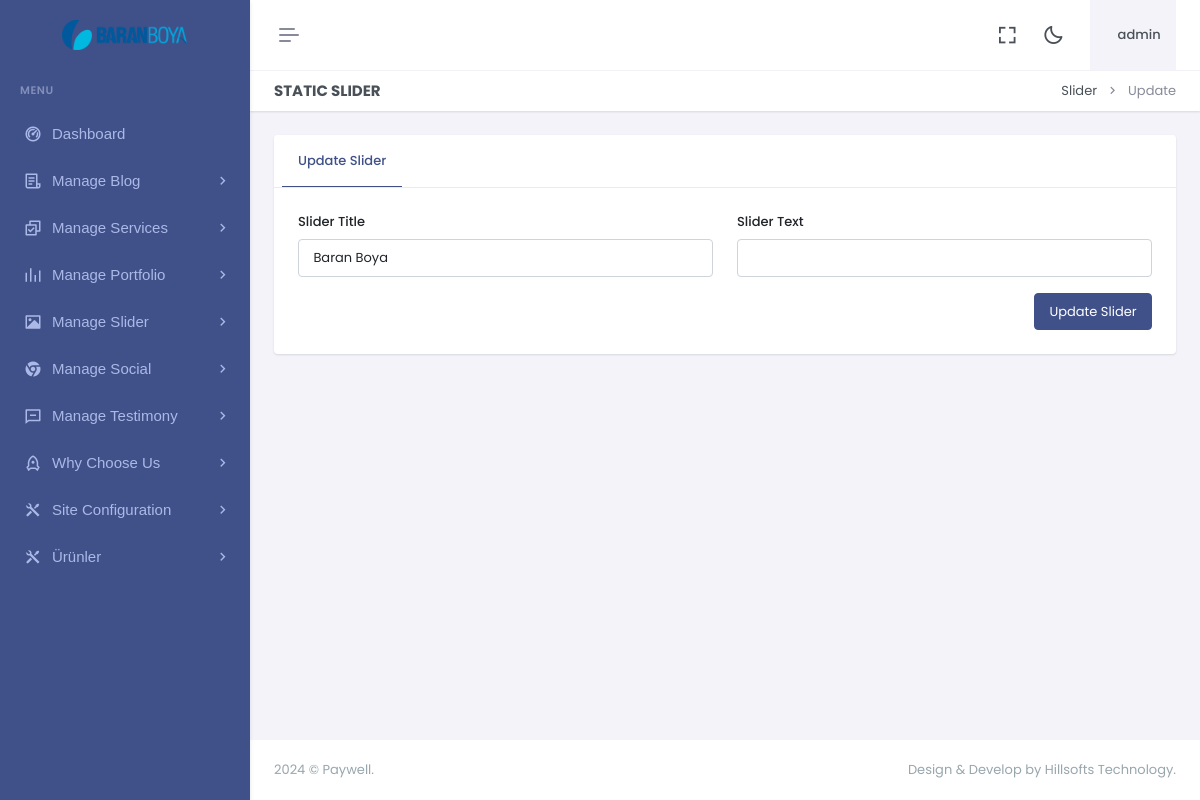
Page /dashboard/static-home.php (signed in) on the earlier database version.
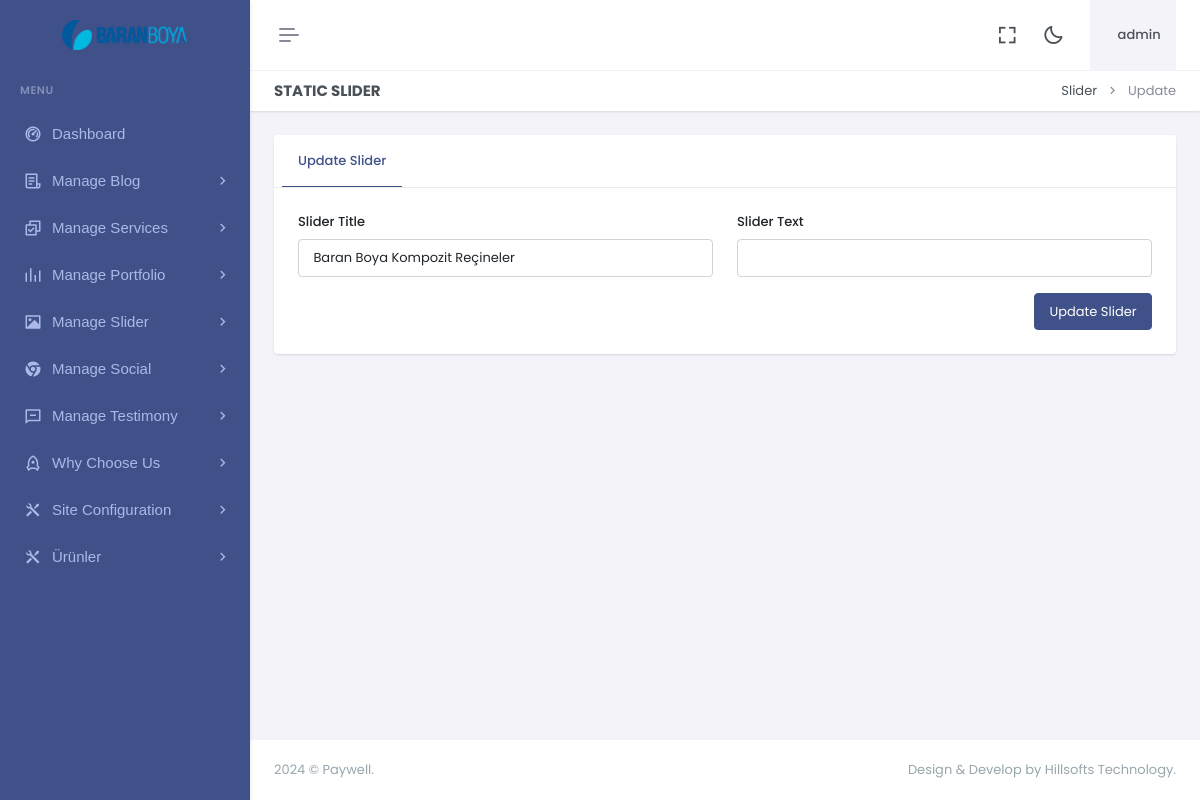
Same page on the later database version.
### tables this page shows
CREATE TABLE `static` (
  `id` int(11) NOT NULL,
  `stitle` varchar(150) NOT NULL,
  `stext` varchar(500) NOT NULL,
  `updated_at` timestamp NOT NULL DEFAULT current_timestamp() ON UPDATE current_timestamp()
);

### dashboard/static-home.php (the view, shortened to what this page needs)
<?php include"header.php";?>
<?php include"sidebar.php";?>
<div class="main-content">
 <div class="page-content">
       <div class="container-fluid">
                    <div class="row">
                        <div class="col-12">
                            <div class="page-title-box d-sm-flex align-items-center justify-content-between">
                                <h4 class="mb-sm-0">Static Slider</h4>
                                <div class="page-title-right">
                                    <ol class="breadcrumb m-0">
                                        <li class="breadcrumb-item"><a href="javascript: void(0);">Slider</a></li>
                                        <li class="breadcrumb-item active">Update</li>
                                    </ol>
                                </div>
                            </div>
                        </div>
                    </div>
                    <div class="row">
                        <div class="col-xxl-9">
                            <div class="card mt-xxl-n5">
                                <div class="card-header">
                                    <ul class="nav nav-tabs-custom rounded card-header-tabs border-bottom-0" role="tablist">
                                        <li class="nav-item">
                                            <a class="nav-link active" data-bs-toggle="tab" href="#personalDetails" role="tab" aria-selected="false">
                                                <i class="fas fa-home"></i> Update Slider
                                            </a>
                                        </li>
                                    </ul>
                                </div>
                                <div class="card-body p-4">
                                    <div class="tab-content">
                                        <div class="tab-pane active" id="personalDetails" role="tabpanel">
                                        <?php
					 $query="SELECT * FROM static where id=1 ";
 $result = mysqli_query($con,$query);
while($row = mysqli_fetch_array($result))
{
	$stitle="$row[stitle]";
	$stext="$row[stext]";
}
  ?>
              <form action="" method="post" enctype="multipart/form-data">
                                                <div class="row">
                                                    <div class="col-lg-6">
                                                        <div class="mb-3">
                                                            <label for="firstnameInput" class="form-label"> Slider Title</label>
                                                            <input type="text" class="form-control" id="firstnameInput" name="stitle"  value="<?php print $stitle ?>">
                                                        </div>
                                                    </div>
                                                    <div class="col-lg-6">
                                                        <div class="mb-3">
                                                            <label for="firstnameInput" class="form-label"> Slider Text</label>
                                                            <input type="text" class="form-control" id="firstnameInput" name="stext"  value="<?php print $stext ?>">
                                                        </div>
                                                    </div>
                                                    <div class="col-lg-12">
                                                        <div class="hstack gap-2 justify-content-end">
                                                            <button type="submit" name="save" class="btn btn-primary">Update Slider</button>
                                                        </div>
                                                    </div>
                                                </div>
                                            </form>
                                        </div>
                                    </div>
                                </div>
                            </div>
                        </div>
                    </div>
                </div>
            </div>
            <?php include"footer.php";?>

Differences in the rows shown:
changed static: stitle "Baran Boya" → "Baran Boya Kompozit Reçineler"
